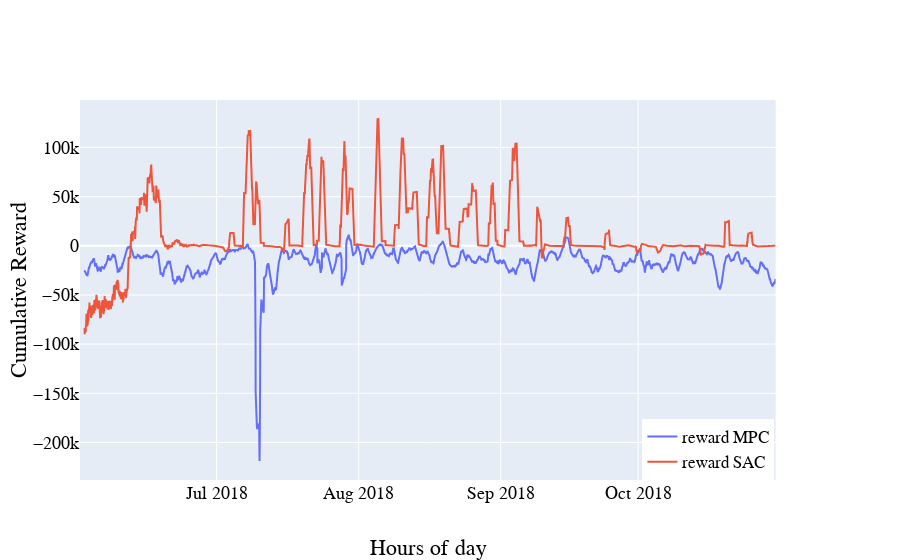

Notebook code cell kept with this figure:
### Code cell
cumulative_reward_mpc = results_mpc['r'].rolling(window=48).mean()
cumulative_reward_nn = results_nn['r'].rolling(window=48).mean()
fig = make_subplots(specs=[[{"secondary_y": True}]])
fig.add_trace(go.Scatter(x=results_mpc['timestamp'], y=cumulative_reward_mpc, name='reward MPC'), secondary_y=False)
fig.add_trace(go.Scatter(x=results_nn['timestamp'], y=cumulative_reward_nn, name='reward SAC'), secondary_y=False)


fig.update_layout(
    font=dict(family='Courier New, monospace', size=18, color='black'),
    legend_orientation="h",
    legend=go.layout.Legend(
        x=0.76,
        y=0,
        traceorder="normal",
        font=dict(
            family="Courier New, monospace",
            size=17,
        )),
    )

# Set x-axis title
fig.update_xaxes(title_text="Hours of day")

# Set y-axes titles
fig.update_yaxes(title_text="Cumulative Reward")
fig.show()

### Figure 1 — Plotly figure (JSON) as saved in the notebook; plotly's stock layout.template omitted (floating-point values rounded to 4 significant figures; data arrays with more than 128 entries replaced by an {"elided": "..."} marker saying what was removed)
{"data": [{"name": "reward MPC", "type": "scatter", "x": {"elided": "7288 str values"}, "xaxis": "x", "y": {"elided": "7288 float values"}, "yaxis": "y"}, {"name": "reward SAC", "type": "scatter", "x": {"elided": "7288 str values"}, "xaxis": "x", "y": {"elided": "7288 float values"}, "yaxis": "y"}], "layout": {"font": {"color": "black", "family": "Courier New, monospace", "size": 18}, "legend": {"font": {"family": "Courier New, monospace", "size": 17}, "traceorder": "normal", "x": 0.76, "y": 0}, "xaxis": {"anchor": "y", "domain": [0, 0.94], "title": {"text": "Hours of day"}}, "yaxis": {"anchor": "x", "domain": [0, 1], "title": {"text": "Cumulative Reward"}}, "yaxis2": {"anchor": "x", "overlaying": "y", "side": "right", "title": {"text": "Cumulative Reward"}}}}
